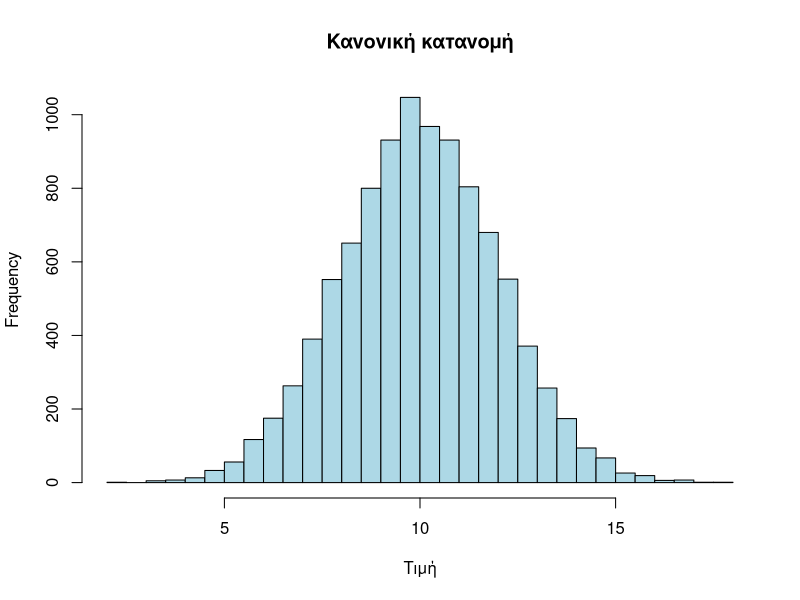
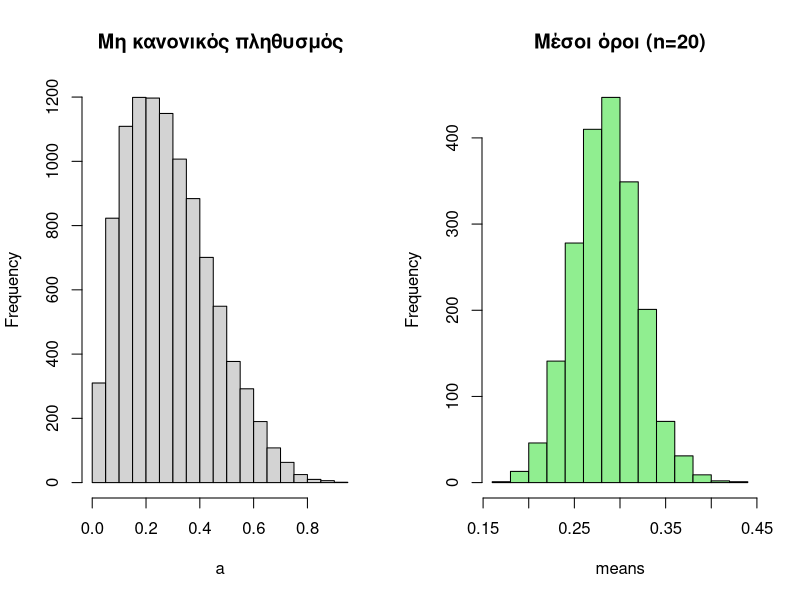
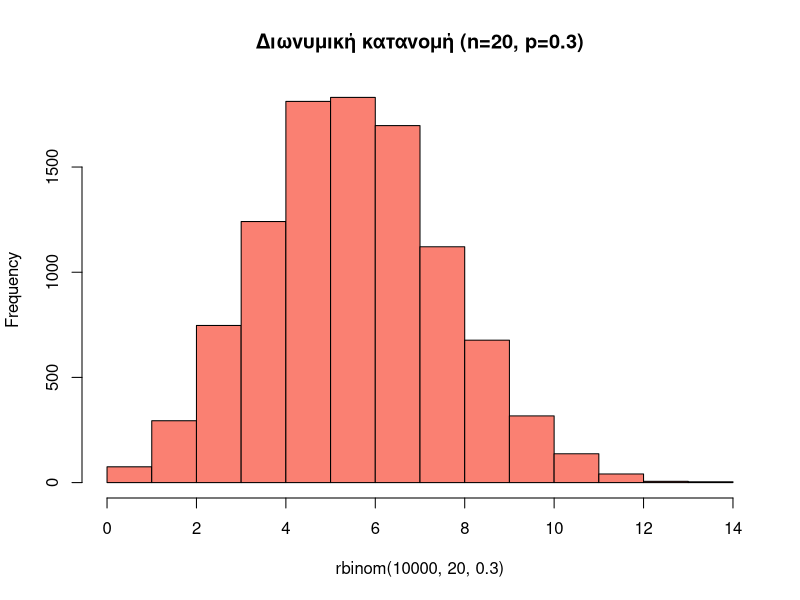
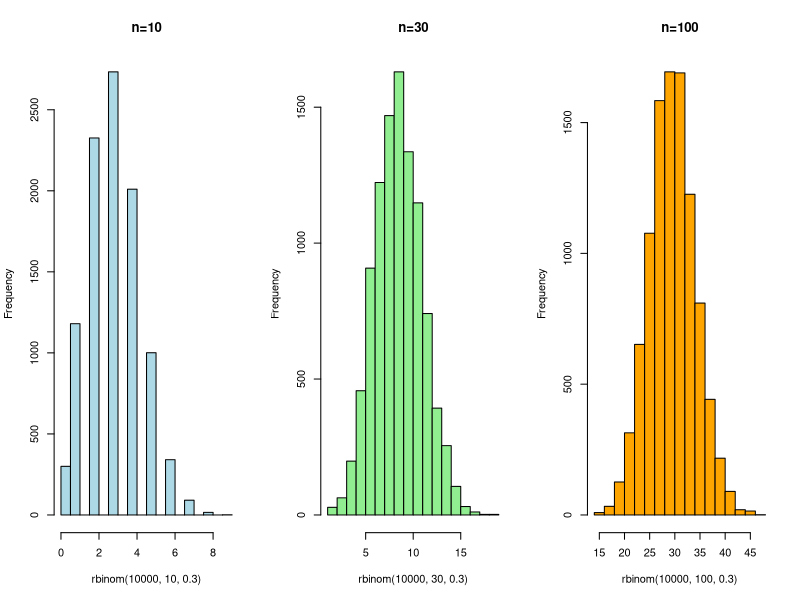

The R script that drew these images, in order:
## ---- chunk 1
pkgs <- c("ggplot2", "dplyr")
to_install <- setdiff(pkgs, rownames(installed.packages()))
if (length(to_install) > 0) {
  install.packages(to_install, repos = "https://cloud.r-project.org")
}
invisible(lapply(pkgs, library, character.only = TRUE))
## ---- chunk 2
set.seed(123)
x <- rnorm(10000, mean = 10, sd = 2)
hist(x, breaks = 40, col="lightblue",
     main="Κανονική κατανομή",
     xlab="Τιμή")
## ---- chunk 3
pnorm(1) - pnorm(-1)
pnorm(2) - pnorm(-2)
pnorm(3) - pnorm(-3)
## ---- chunk 4
z <- (12 - 10)/2
z
pnorm(z)
## ---- chunk 5
pnorm(270, 266, 16) - pnorm(240, 266, 16)
## ---- chunk 6
set.seed(11232)
par(mfrow=c(1,2))
a <- rbeta(10000, 2, 5)
hist(a, main="Μη κανονικός πληθυσμός", col="lightgray")

means <- replicate(2000, mean(sample(a, 20)))
hist(means, main="Μέσοι όροι (n=20)", col="lightgreen")

par(mfrow=c(1,1))

## ---- chunk 7
hist(rbinom(10000, 20, 0.3),
     main="Διωνυμική κατανομή (n=20, p=0.3)",
     col="salmon")
## ---- chunk 8
pbinom(2, 20, 0.1)
## ---- chunk 9
1 - pbinom(14, 150, 0.08)
## ---- chunk 10
set.seed(123)
par(mfrow=c(1,3))

hist(rbinom(10000, 10, 0.3),
     main="n=10", col="lightblue")

hist(rbinom(10000, 30, 0.3),
     main="n=30", col="lightgreen")

hist(rbinom(10000, 100, 0.3),
     main="n=100", col="orange")

par(mfrow = c(1,1)) 

